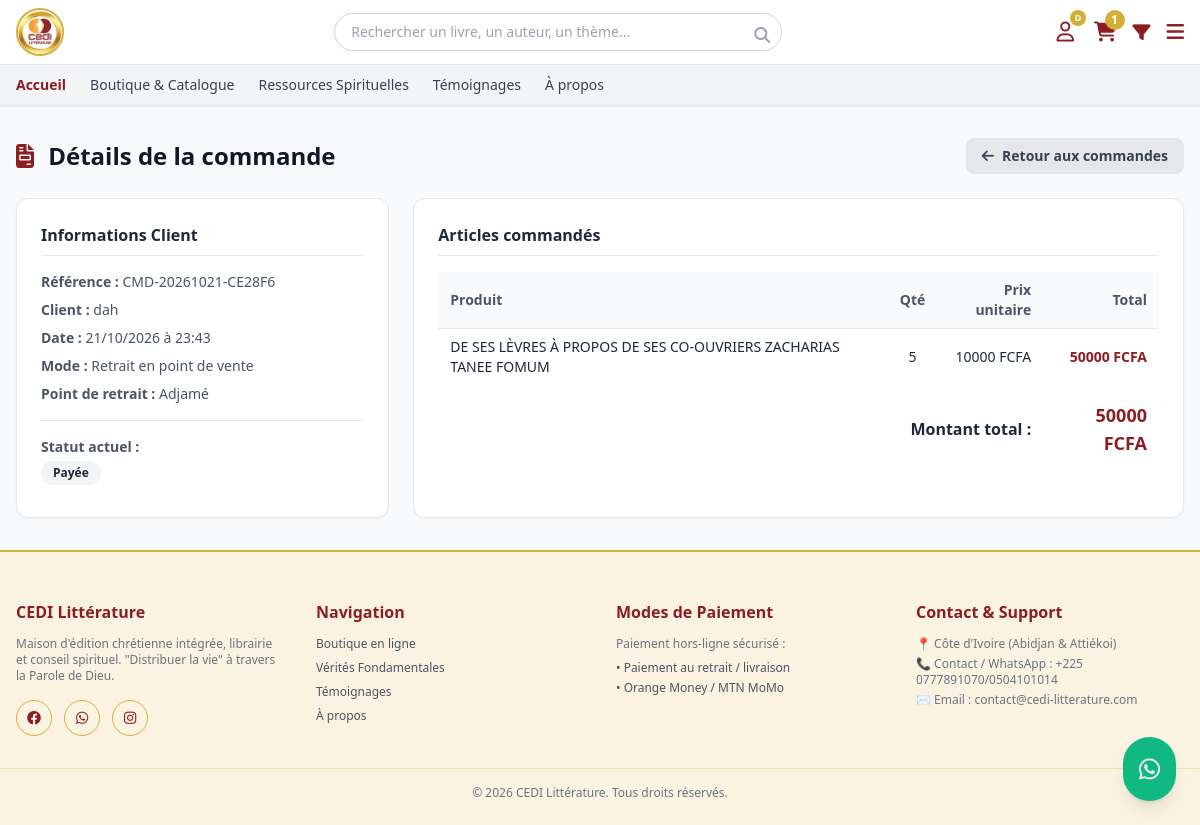
The app's page /admin_commandes/detail/1/ (signed in) with its own data.
### appcedi/models.py (models this page shows, shortened)
class Commande(models.Model):
    STATUTS = (('attente_paiement', 'En attente de paiement'), ('payee', 'Payée'), ('en_preparation', 'En préparation'), ('prete_retrait', 'Prête pour retrait'), ('expediee', 'Expédiée'), ('livree', 'Livrée'))
    MODES = (('retrait', 'Retrait en point de vente'), ('livraison', 'Livraison à domicile'))
    client = models.ForeignKey(User, on_delete=models.SET_NULL, null=True, blank=True)
    date_commande = models.DateTimeField(default=timezone.now)
    statut = models.CharField(max_length=20, choices=STATUTS, default='attente_paiement')
    mode_livraison = models.CharField(max_length=20, choices=MODES)
    point_vente_retrait = models.ForeignKey(PointVente, on_delete=models.SET_NULL, null=True, blank=True)
    adresse_livraison = models.TextField(blank=True, null=True)
    frais_port = models.IntegerField(default=0)
    montant_total = models.IntegerField()
    reference_commande = models.CharField(max_length=50, unique=True)

class PointVente(models.Model):
    nom = models.CharField(max_length=100)
    adresse_complete = models.TextField()
    telephone = models.CharField(max_length=20, blank=True, null=True)
    horaires_ouverture = models.CharField(max_length=255, blank=True, null=True)
    url_image = models.ImageField(upload_to='points_vente/', blank=True, null=True)

class LigneCommande(models.Model):
    commande = models.ForeignKey(Commande, on_delete=models.CASCADE, related_name='lignes')
    produit = models.ForeignKey(Produit, on_delete=models.CASCADE)
    quantite = models.IntegerField()
    prix_unitaire_au_moment = models.IntegerField()

class Produit(models.Model):
    TYPES = (('livre', 'Livre'), ('bible', 'Bible'), ('cd', 'CD'), ('cadeau', 'Cadeau'))
    titre = models.CharField(max_length=255)
    auteur = models.CharField(max_length=255, blank=True, null=True)
    editeur = models.CharField(max_length=255, blank=True, null=True)
    isbn = models.CharField(max_length=20, blank=True, null=True)
    description = models.TextField()
    nombre_pages = models.PositiveIntegerField(blank=True, null=True, verbose_name="Nombre de pages")
    prix = models.IntegerField()
    poids = models.FloatField(blank=True, null=True)
    type_produit = models.CharField(max_length=20, choices=TYPES, default='livre')
    est_edition_cedi = models.BooleanField(default=False)
    quantite_stock = models.IntegerField(default=0)
    seuil_alerte = models.IntegerField(default=3)
    statut = models.BooleanField(default=True)
    categories = models.ManyToManyField(Categorie, through='ProduitCategorie', blank=True)

### appcedi/views.py (the view)
# urls.py: path('admin_commandes/detail/<int:pk>/', views.detail_commande, name='detail_commande'),
@login_required
@user_passes_test(est_admin_ou_gestionnaire)
def detail_commande(request, pk):
    commande = get_object_or_404(Commande, pk=pk)
    lignes = commande.lignes.all()
    return render(request, 'appcedi/admin/detail_commande.html', {'commande': commande, 'lignes': lignes})

### appcedi/context_processors.py (called while the page is built, shortened)
def panier_context(request):
    panier = None
    nombre_articles = 0
    souhaits_ids = []
    if request.user.is_authenticated:
        try:
            panier = Panier.objects.get(utilisateur=request.user)
        except Panier.DoesNotExist:
            pass
        souhaits_ids = list(ListeSouhaits.objects.filter(utilisateur=request.user).values_list('produit_id', flat=True))
    if panier:
        nombre_articles = sum(article.quantite for article in panier.articles.all())
    return {
        'nombre_articles_panier': nombre_articles,
        'categories_menu': Categorie.objects.all(),
        'souhaits_ids': souhaits_ids, # 👈 Ajouté ici
    }

### appcedi/views.py (called while the page is built)
def est_admin_ou_gestionnaire(user):
    return user.is_superuser or (hasattr(user, 'role') and user.role in ['admin', 'gestionnaire_stock'])

### templates/appcedi/admin/detail_commande.html (shortened to what this page needs)
{% extends 'appcedi/admin/base_admin.html' %}
{% block admin_title %}<i class="fa-solid fa-file-invoice text-cediRed mr-2"></i> Détails de la commande{% endblock %}
{% block admin_actions %}
<a href="{% url 'liste_commandes' %}" class="bg-gray-200 text-gray-700 px-4 py-2 rounded-lg hover:bg-gray-300 transition text-sm font-bold flex items-center gap-2">
    <i class="fa-solid fa-arrow-left"></i> Retour aux commandes
</a>
{% endblock %}
{% block admin_content %}
<div class="grid grid-cols-1 md:grid-cols-3 gap-6">
    <div class="md:col-span-1 bg-white rounded-xl shadow-sm border border-gray-200 p-6 h-fit">
        <h3 class="font-bold text-gray-800 border-b pb-2 mb-4">Informations Client</h3>
        <p class="text-sm text-gray-600 mb-2"><strong>Référence :</strong> {{ commande.reference_commande }}</p>
        <p class="text-sm text-gray-600 mb-2"><strong>Client :</strong> {{ commande.client.username|default:"Invité" }}</p>
        <p class="text-sm text-gray-600 mb-2"><strong>Date :</strong> {{ commande.date_commande|date:"d/m/Y à H:i" }}</p>
        <p class="text-sm text-gray-600 mb-2"><strong>Mode :</strong> {{ commande.get_mode_livraison_display }}</p>
        {% if commande.point_vente_retrait %}
            <p class="text-sm text-gray-600 mb-2"><strong>Point de retrait :</strong> {{ commande.point_vente_retrait.nom }}</p>
        {% endif %}
        <div class="mt-4 pt-4 border-t">
            <p class="text-sm text-gray-600 mb-2"><strong>Statut actuel :</strong> <br>
                <span class="inline-block mt-1 bg-gray-100 text-gray-800 px-3 py-1 rounded-full text-xs font-bold">
                    {{ commande.get_statut_display }}
                </span>
            </p>
        </div>
    </div>
    <div class="md:col-span-2 bg-white rounded-xl shadow-sm border border-gray-200 p-6">
        <h3 class="font-bold text-gray-800 border-b pb-2 mb-4">Articles commandés</h3>
        <div class="overflow-x-auto">
            <table class="w-full text-sm text-left">
                <thead class="bg-gray-50 text-gray-600 border-b">
                    <tr>
                        <th class="py-2 px-3">Produit</th>
                        <th class="py-2 px-3 text-center">Qté</th>
                        <th class="py-2 px-3 text-right">Prix unitaire</th>
                        <th class="py-2 px-3 text-right">Total</th>
                    </tr>
                </thead>
                <tbody class="divide-y divide-gray-100">
                    {% for ligne in lignes %}
                    <tr>
                        <td class="py-2 px-3 font-medium text-gray-800">{{ ligne.produit.titre }}</td>
                        <td class="py-2 px-3 text-center">{{ ligne.quantite }}</td>
                        <td class="py-2 px-3 text-right">{{ ligne.prix_unitaire_au_moment }} FCFA</td>
                        <td class="py-2 px-3 text-right font-bold text-cediRed">{% widthratio ligne.prix_unitaire_au_moment 1 ligne.quantite %} FCFA</td>
                    </tr>
                    {% endfor %}
                </tbody>
                <tfoot>
                    <tr>
                        <td colspan="3" class="py-4 px-3 text-right font-bold text-gray-800 text-base">Montant total :</td>
                        <td class="py-4 px-3 text-right font-bold text-cediRed text-lg">{{ commande.montant_total }} FCFA</td>
                    </tr>
                </tfoot>
            </table>
        </div>
    </div>
</div>
{% endblock %}

### templates/appcedi/base.html (shortened to what this page needs)
{% load static %}
<!DOCTYPE html>
<html lang="fr">
<head>
    <script src="https://cdn.tailwindcss.com"></script>
    <link rel="stylesheet" href="https://cdnjs.cloudflare.com/ajax/libs/font-awesome/6.4.0/css/all.min.css">
</head>
<body class="bg-gray-50 text-gray-800 font-sans flex flex-col min-h-screen">
<header class="bg-white shadow-sm sticky top-0 z-50">
   <div class="max-w-7xl mx-auto px-4 py-2 flex items-center justify-between gap-4">
        <a href="{% url 'accueil' %}" class="flex items-center gap-2">
          <div class="w-12 h-12 rounded-full overflow-hidden border-2 border-cediGold bg-white shadow-sm flex items-center justify-center">
          <img src="{% static 'images/logo_cedi.png' %}"
             alt="CEDI Littérature"
             class="w-full h-full object-cover"
             loading="eager">
    </div>
</a>
        <div class="hidden md:block flex-1 max-w-md mx-2" id="searchBarDesktop">
           <form class="relative" action="{% url 'liste_catalogue' %}" method="get">
                <input type="text" name="q" placeholder="Rechercher un livre, un auteur, un thème..." class="w-full pl-4 pr-10 py-2 border border-gray-300 rounded-full text-sm focus:outline-none focus:border-cediRed transition">
                <button type="submit" class="absolute right-3 top-2.5 text-gray-400 hover:text-cediRed transition">
                    <i class="fa-solid fa-magnifying-glass"></i>
                </button>
            </form>
        </div>
        <div class="flex items-center gap-4 text-gray-700" id="iconsRow">
{% if user.is_authenticated %}
    {% if user.is_superuser or user.role == 'admin' or user.role == 'gestionnaire_stock' %}
        <a href="{% url 'espace_client' %}" class="hover:text-cediRed flex items-center transition relative p-1" title="Tableau de bord">
    {% else %}
        <a href="{% url 'espace_client' %}" class="hover:text-cediRed flex items-center transition relative p-1" title="Mon Profil">
    {% endif %}
        <i class="fa-regular fa-user text-xl text-cediRed"></i>
        <span class="absolute -top-1 -right-2 bg-cediGold text-white text-[9px] font-bold h-4 w-4 flex items-center justify-center rounded-full">
            {{ user.username|slice:":1"|upper }}
        </span>
    </a>
{% else %}
    <a href="{% url 'connexion' %}" class="hover:text-cediRed flex items-center transition relative p-1" title="Se connecter">
        <i class="fa-regular fa-user text-xl text-cediRed"></i>
    </a>
{% endif %}
<a href="{% url 'voir_panier' %}" class="hover:text-cediRed relative transition" title="Mon panier">
    <i class="fa-solid fa-cart-shopping text-xl text-cediRed"></i>
    {% if nombre_articles_panier > 0 %}
        <span class="absolute -top-2 -right-2 bg-cediGold text-white text-xs w-5 h-5 rounded-full flex items-center justify-center font-bold">
            {{ nombre_articles_panier }}
        </span>
    {% endif %}
</a>
            <div class="relative">
                <button type="button" id="filterToggle" aria-label="Filtrer le catalogue" aria-expanded="false" class="hover:text-cediRed transition">
                    <i class="fa-solid fa-filter text-lg text-cediRed"></i>
                </button>
            </div>
            <div class="relative">
                <button type="button" id="menuToggle" aria-label="Ouvrir le menu" aria-expanded="false" class="hover:text-cediRed transition">
                    <i class="fa-solid fa-bars text-xl text-cediRed"></i>
                </button>
            </div>
        </div>
    </div>
    <nav class="bg-gray-100 border-t border-b border-gray-200">
        <div class="max-w-7xl mx-auto px-4 flex space-x-6 overflow-x-auto text-sm font-medium py-2.5 text-gray-700">
            <a href="/" class="text-cediRed font-bold hover:text-cediRed transition">Accueil</a>
            <a href="{% url 'liste_catalogue' %}" class="hover:text-cediRed whitespace-nowrap transition">Boutique & Catalogue</a>
            <a href="{% url 'liste_ressources' %}" class="hover:text-cediRed whitespace-nowrap transition">Ressources Spirituelles</a>
             <a href="{% url 'liste_temoignages_publics' %}" class="hover:text-cediRed whitespace-nowrap transition">Témoignages</a>
             <a href="{% url 'a_propos' %}" class="hover:text-cediRed whitespace-nowrap transition">À propos</a>
        </div>
    </nav>
</header>
    {% block content %}{% endblock %}
    <a href="https://wa.me/2250777891070" target="_blank" class="fixed bottom-6 right-6 bg-emerald-500 text-white p-4 rounded-full shadow-lg hover:bg-emerald-600 transition z-50 flex items-center justify-center hover:scale-110">
        <i class="fa-brands fa-whatsapp text-2xl"></i>
    </a>
    <footer class="bg-cediCream text-gray-600 mt-auto pt-12 pb-6 border-t-2 border-cediGold">
        <div class="max-w-7xl mx-auto px-4 grid grid-cols-1 md:grid-cols-4 gap-8 mb-8 text-sm">
            <div>
                <h5 class="text-cediRed font-bold text-base mb-3">CEDI Littérature</h5>
                <p class="text-xs text-gray-500 mb-4">Maison d'édition chrétienne intégrée, librairie et conseil spirituel. "Distribuer la vie" à travers la Parole de Dieu.</p>
                <div class="flex space-x-3 text-lg">
                    <a href="#" class="w-9 h-9 rounded-full border border-cediGold text-cediRed flex items-center justify-center hover:bg-cediGold hover:text-white transition"><i class="fa-brands fa-facebook text-sm"></i></a>
                    <a href="#" class="w-9 h-9 rounded-full border border-cediGold text-cediRed flex items-center justify-center hover:bg-cediGold hover:text-white transition"><i class="fa-brands fa-whatsapp text-sm"></i></a>
                    <a href="#" class="w-9 h-9 rounded-full border border-cediGold text-cediRed flex items-center justify-center hover:bg-cediGold hover:text-white transition"><i class="fa-brands fa-instagram text-sm"></i></a>
                </div>
            </div>
            <div>
                <h5 class="text-cediRed font-bold text-base mb-3">Navigation</h5>
                <ul class="space-y-2 text-xs">
                    <li><a href="{% url 'liste_catalogue' %}" class="hover:text-cediRed transition">Boutique en ligne</a></li>
                    <li><a href="{% url 'liste_ressources' %}" class="hover:text-cediRed transition">Vérités Fondamentales</a></li>
                    <li><a href="{% url 'liste_temoignages_publics' %}" class="hover:text-cediRed whitespace-nowrap transition">Témoignages</a></li>
                    <li><a href="{% url 'a_propos' %}" class="hover:text-cediRed whitespace-nowrap transition">À propos</a></li>
                </ul>
            </div>
            <div>
                <h5 class="text-cediRed font-bold text-base mb-3">Modes de Paiement</h5>
                <p class="text-xs text-gray-500 mb-2">Paiement hors-ligne sécurisé :</p>
                <ul class="space-y-1 text-xs text-gray-600">
                    <li>• Paiement au retrait / livraison</li>
                    <li>• Orange Money / MTN MoMo</li>
                </ul>
            </div>
            <div>
                <h5 class="text-cediRed font-bold text-base mb-3">Contact & Support</h5>
                <p class="text-xs text-gray-500 mb-1">📍 Côte d'Ivoire (Abidjan & Attiékoi)</p>
                <p class="text-xs text-gray-500 mb-1">📞 Contact / WhatsApp : +225 0777891070/0504101014</p>
                <p class="text-xs text-gray-500">✉️ Email : contact@cedi-litterature.com</p>
            </div>
        </div>
        <div class="max-w-7xl mx-auto px-4 border-t border-cediGold/30 pt-4 text-center text-xs text-gray-500">
            <p>&copy; 2026 CEDI Littérature. Tous droits réservés.</p>
        </div>
    </footer>
</body>
</html>

### records on screen
Commande: reference_commande "CMD-20261021-CE28F6", client.username "dah", date_commande "21/10/2026 à 23:43", mode_livraison "Retrait en point de vente", point_vente_retrait.nom "Adjamé", statut "Payée", montant_total "50000"
LigneCommande: produit.titre "DE SES LÈVRES À PROPOS DE SES CO-OUVRIERS ZACHARIAS TANEE FOMUM", quantite "5", prix_unitaire_au_moment "10000", prix_unitaire_au_moment+quantite "50000"

### other values on screen
{{ user.username|slice:":1"|upper }} "D"
{{ nombre_articles_panier }} "1"
